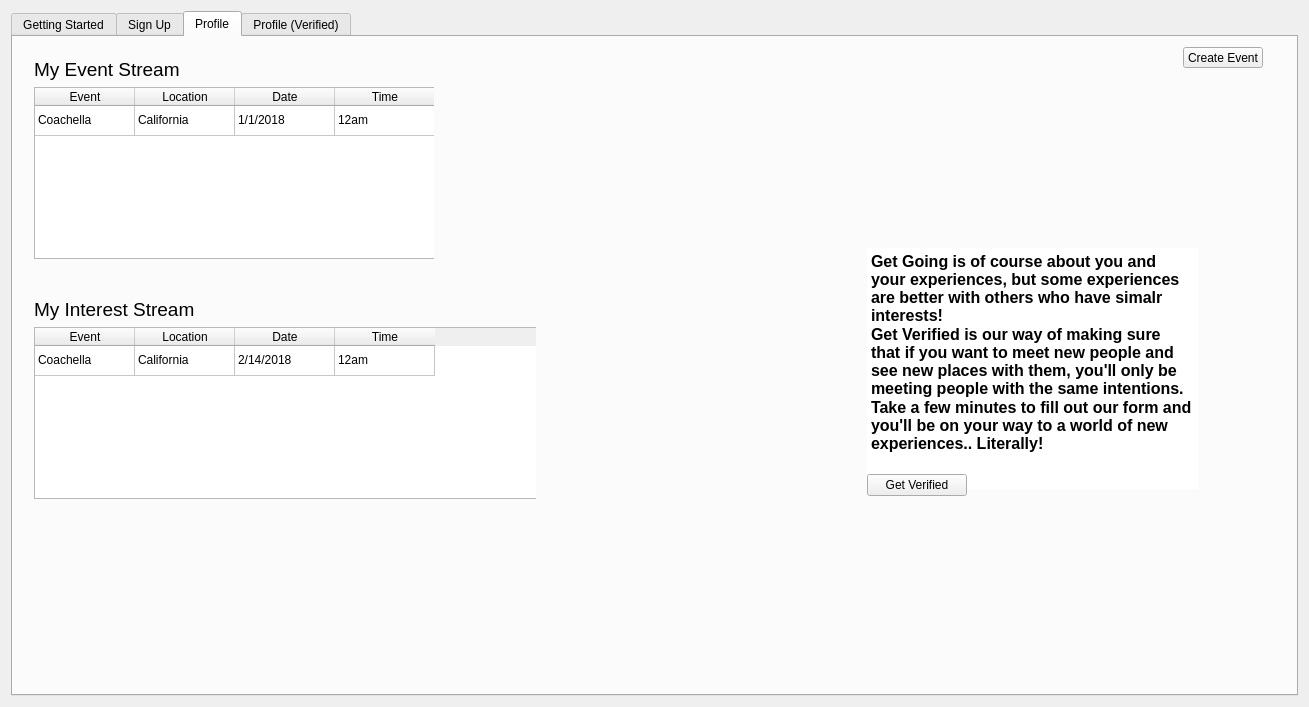
<?xml version="1.0" encoding="UTF-8"?>
<ui version="4.0">
 <class>interestData</class>
 <widget class="QDialog" name="interestData">
  <property name="geometry">
   <rect>
    <x>0</x>
    <y>0</y>
    <width>1309</width>
    <height>696</height>
   </rect>
  </property>
  <property name="windowTitle">
   <string>Get Going</string>
  </property>
  <layout class="QVBoxLayout" name="verticalLayout_15">
   <item>
    <widget class="QTabWidget" name="tabWidget">
     <property name="enabled">
      <bool>true</bool>
     </property>
     <property name="currentIndex">
      <number>2</number>
     </property>
     <widget class="QWidget" name="tab">
      <attribute name="title">
       <string>Getting Started</string>
      </attribute>
      <layout class="QHBoxLayout" name="horizontalLayout">
       <item>
        <layout class="QVBoxLayout" name="verticalLayout_2">
         <item>
          <widget class="QTextEdit" name="title">
           <property name="minimumSize">
            <size>
             <width>400</width>
             <height>0</height>
            </size>
           </property>
           <property name="maximumSize">
            <size>
             <width>600</width>
             <height>150</height>
            </size>
           </property>
           <property name="frameShape">
            <enum>QFrame::NoFrame</enum>
           </property>
           <property name="readOnly">
            <bool>true</bool>
           </property>
           <property name="html">
            <string>&lt;!DOCTYPE HTML PUBLIC &quot;-//W3C//DTD HTML 4.0//EN&quot; &quot;http://www.w3.org/TR/REC-html40/strict.dtd&quot;&gt;
&lt;html&gt;&lt;head&gt;&lt;meta name=&quot;qrichtext&quot; content=&quot;1&quot; /&gt;&lt;style type=&quot;text/css&quot;&gt;
p, li { white-space: pre-wrap; }
&lt;/style&gt;&lt;/head&gt;&lt;body style=&quot; font-family:'MS Shell Dlg 2'; font-size:8.25pt; font-weight:400; font-style:normal;&quot;&gt;
&lt;p style=&quot; margin-top:0px; margin-bottom:0px; margin-left:0px; margin-right:0px; -qt-block-indent:0; text-indent:0px;&quot;&gt;&lt;span style=&quot; font-size:48pt;&quot;&gt;Get Going&lt;/span&gt;&lt;/p&gt;&lt;/body&gt;&lt;/html&gt;</string>
           </property>
          </widget>
         </item>
         <item>
          <widget class="QTextEdit" name="aboutus">
           <property name="frameShape">
            <enum>QFrame::NoFrame</enum>
           </property>
           <property name="readOnly">
            <bool>true</bool>
           </property>
           <property name="html">
            <string>&lt;!DOCTYPE HTML PUBLIC &quot;-//W3C//DTD HTML 4.0//EN&quot; &quot;http://www.w3.org/TR/REC-html40/strict.dtd&quot;&gt;
&lt;html&gt;&lt;head&gt;&lt;meta name=&quot;qrichtext&quot; content=&quot;1&quot; /&gt;&lt;style type=&quot;text/css&quot;&gt;
p, li { white-space: pre-wrap; }
&lt;/style&gt;&lt;/head&gt;&lt;body style=&quot; font-family:'MS Shell Dlg 2'; font-size:8.25pt; font-weight:400; font-style:normal;&quot;&gt;
&lt;p style=&quot;-qt-paragraph-type:empty; margin-top:0px; margin-bottom:0px; margin-left:0px; margin-right:0px; -qt-block-indent:0; text-indent:0px;&quot;&gt;&lt;br /&gt;&lt;/p&gt;
&lt;p style=&quot;-qt-paragraph-type:empty; margin-top:0px; margin-bottom:0px; margin-left:0px; margin-right:0px; -qt-block-indent:0; text-indent:0px; font-size:16pt; text-decoration: underline;&quot;&gt;&lt;br /&gt;&lt;/p&gt;
&lt;p style=&quot;-qt-paragraph-type:empty; margin-top:0px; margin-bottom:0px; margin-left:0px; margin-right:0px; -qt-block-indent:0; text-indent:0px; font-size:16pt; text-decoration: underline;&quot;&gt;&lt;br /&gt;&lt;/p&gt;
&lt;p style=&quot; margin-top:0px; margin-bottom:0px; margin-left:0px; margin-right:0px; -qt-block-indent:0; text-indent:0px;&quot;&gt;&lt;span style=&quot; font-size:16pt; text-decoration: underline;&quot;&gt;Mission Statement:&lt;/span&gt;&lt;/p&gt;
&lt;p style=&quot; margin-top:0px; margin-bottom:0px; margin-left:0px; margin-right:0px; -qt-block-indent:0; text-indent:0px;&quot;&gt;&lt;span style=&quot; font-size:16pt;&quot;&gt;&amp;quot;My mission in life is not merely to survive, but to thrive; and to do so with some passion, some compassion, some humor, and some style.&amp;quot;&lt;/span&gt;&lt;/p&gt;
&lt;p style=&quot;-qt-paragraph-type:empty; margin-top:0px; margin-bottom:0px; margin-left:0px; margin-right:0px; -qt-block-indent:0; text-indent:0px; font-size:16pt;&quot;&gt;&lt;br /&gt;&lt;/p&gt;
&lt;p style=&quot; margin-top:0px; margin-bottom:0px; margin-left:0px; margin-right:0px; -qt-block-indent:0; text-indent:0px;&quot;&gt;&lt;span style=&quot; font-size:16pt; text-decoration: underline;&quot;&gt;About Us:&lt;/span&gt;&lt;/p&gt;
&lt;p style=&quot; margin-top:0px; margin-bottom:0px; margin-left:0px; margin-right:0px; -qt-block-indent:0; text-indent:0px;&quot;&gt;&lt;span style=&quot; font-size:16pt;&quot;&gt;Get Going is all about living your life. Life is nothing but the sum of the things you get to experience. The people you get to share these experiences with and the places you see are the fibers from which the quilt of life is sewn. Meet new people. See new places. Slowly create your quilt with quality fibers. Let us help!&lt;/span&gt;&lt;/p&gt;&lt;/body&gt;&lt;/html&gt;</string>
           </property>
          </widget>
         </item>
        </layout>
       </item>
       <item>
        <layout class="QVBoxLayout" name="verticalLayout_3">
         <item>
          <widget class="QLabel" name="logo">
           <property name="text">
            <string/>
           </property>
           <property name="pixmap">
            <pixmap resource="utilities.qrc">:/Utilities/party-istock-resize-600x338.jpg</pixmap>
           </property>
          </widget>
         </item>
         <item>
          <widget class="QTextEdit" name="feature">
           <property name="frameShape">
            <enum>QFrame::NoFrame</enum>
           </property>
           <property name="readOnly">
            <bool>true</bool>
           </property>
           <property name="html">
            <string>&lt;!DOCTYPE HTML PUBLIC &quot;-//W3C//DTD HTML 4.0//EN&quot; &quot;http://www.w3.org/TR/REC-html40/strict.dtd&quot;&gt;
&lt;html&gt;&lt;head&gt;&lt;meta name=&quot;qrichtext&quot; content=&quot;1&quot; /&gt;&lt;style type=&quot;text/css&quot;&gt;
p, li { white-space: pre-wrap; }
&lt;/style&gt;&lt;/head&gt;&lt;body style=&quot; font-family:'MS Shell Dlg 2'; font-size:8.25pt; font-weight:400; font-style:normal;&quot;&gt;
&lt;p style=&quot;-qt-paragraph-type:empty; margin-top:0px; margin-bottom:0px; margin-left:0px; margin-right:0px; -qt-block-indent:0; text-indent:0px;&quot;&gt;&lt;br /&gt;&lt;/p&gt;
&lt;p style=&quot;-qt-paragraph-type:empty; margin-top:0px; margin-bottom:0px; margin-left:0px; margin-right:0px; -qt-block-indent:0; text-indent:0px; font-size:16pt; text-decoration: underline;&quot;&gt;&lt;br /&gt;&lt;/p&gt;
&lt;p style=&quot;-qt-paragraph-type:empty; margin-top:0px; margin-bottom:0px; margin-left:0px; margin-right:0px; -qt-block-indent:0; text-indent:0px; font-size:16pt; text-decoration: underline;&quot;&gt;&lt;br /&gt;&lt;/p&gt;
&lt;p style=&quot; margin-top:0px; margin-bottom:0px; margin-left:0px; margin-right:0px; -qt-block-indent:0; text-indent:0px;&quot;&gt;&lt;span style=&quot; font-size:16pt; text-decoration: underline;&quot;&gt;Features:&lt;/span&gt;&lt;/p&gt;
&lt;p style=&quot; margin-top:0px; margin-bottom:0px; margin-left:0px; margin-right:0px; -qt-block-indent:0; text-indent:0px;&quot;&gt;&lt;span style=&quot; font-size:12pt;&quot;&gt;Build your profile&lt;/span&gt;&lt;/p&gt;
&lt;p style=&quot; margin-top:0px; margin-bottom:0px; margin-left:0px; margin-right:0px; -qt-block-indent:0; text-indent:0px;&quot;&gt;&lt;span style=&quot; font-size:12pt;&quot;&gt;Find customized interests and events&lt;/span&gt;&lt;/p&gt;
&lt;p style=&quot; margin-top:0px; margin-bottom:0px; margin-left:0px; margin-right:0px; -qt-block-indent:0; text-indent:0px;&quot;&gt;&lt;span style=&quot; font-size:12pt;&quot;&gt;Meet new like-minded people and share wonderful experiences&lt;/span&gt;&lt;/p&gt;
&lt;p style=&quot; margin-top:0px; margin-bottom:0px; margin-left:0px; margin-right:0px; -qt-block-indent:0; text-indent:0px;&quot;&gt;&lt;span style=&quot; font-size:12pt;&quot;&gt;As a host, post events and gatherings&lt;/span&gt;&lt;/p&gt;
&lt;p style=&quot; margin-top:0px; margin-bottom:0px; margin-left:0px; margin-right:0px; -qt-block-indent:0; text-indent:0px;&quot;&gt;&lt;span style=&quot; font-size:12pt;&quot;&gt;Keep up to date with events around your area&lt;/span&gt;&lt;/p&gt;
&lt;p style=&quot;-qt-paragraph-type:empty; margin-top:0px; margin-bottom:0px; margin-left:0px; margin-right:0px; -qt-block-indent:0; text-indent:0px; font-size:12pt;&quot;&gt;&lt;br /&gt;&lt;/p&gt;&lt;/body&gt;&lt;/html&gt;</string>
           </property>
          </widget>
         </item>
        </layout>
       </item>
       <item>
        <layout class="QVBoxLayout" name="verticalLayout_4">
         <item>
          <widget class="QPushButton" name="get_started">
           <property name="minimumSize">
            <size>
             <width>0</width>
             <height>100</height>
            </size>
           </property>
           <property name="maximumSize">
            <size>
             <width>250</width>
             <height>100</height>
            </size>
           </property>
           <property name="text">
            <string>Get Started, Get Going -----&gt;</string>
           </property>
          </widget>
         </item>
         <item>
          <widget class="QLabel" name="crowd">
           <property name="text">
            <string/>
           </property>
           <property name="pixmap">
            <pixmap resource="utilities.qrc">:/Utilities/crowd.PNG</pixmap>
           </property>
          </widget>
         </item>
        </layout>
       </item>
      </layout>
     </widget>
     <widget class="QWidget" name="signUp">
      <property name="enabled">
       <bool>true</bool>
      </property>
      <attribute name="title">
       <string>Sign Up</string>
      </attribute>
      <layout class="QHBoxLayout" name="horizontalLayout_2">
       <item>
        <widget class="QTabWidget" name="tabWidget_2">
         <property name="currentIndex">
          <number>1</number>
         </property>
         <widget class="QWidget" name="tab_2">
          <attribute name="title">
           <string>Login or Sign Up</string>
          </attribute>
          <layout class="QFormLayout" name="formLayout_3">
           <item row="0" column="0">
            <layout class="QFormLayout" name="formLayout_2">
             <item row="0" column="0">
              <layout class="QVBoxLayout" name="verticalLayout_5">
               <item>
                <widget class="QLabel" name="LEmail">
                 <property name="text">
                  <string>Email or Username</string>
                 </property>
                </widget>
               </item>
               <item>
                <widget class="QLineEdit" name="lineEdit">
                 <property name="minimumSize">
                  <size>
                   <width>175</width>
                   <height>0</height>
                  </size>
                 </property>
                 <property name="maximumSize">
                  <size>
                   <width>200</width>
                   <height>35</height>
                  </size>
                 </property>
                </widget>
               </item>
              </layout>
             </item>
             <item row="0" column="1">
              <layout class="QHBoxLayout" name="horizontalLayout_3">
               <item>
                <layout class="QVBoxLayout" name="verticalLayout_6">
                 <item>
                  <widget class="QLabel" name="LPass">
                   <property name="text">
                    <string>Password</string>
                   </property>
                  </widget>
                 </item>
                 <item>
                  <widget class="QLineEdit" name="lineEdit_2">
                   <property name="minimumSize">
                    <size>
                     <width>100</width>
                     <height>0</height>
                    </size>
                   </property>
                   <property name="maximumSize">
                    <size>
                     <width>100</width>
                     <height>35</height>
                    </size>
                   </property>
                   <property name="echoMode">
                    <enum>QLineEdit::Password</enum>
                   </property>
                  </widget>
                 </item>
                </layout>
               </item>
               <item>
                <widget class="QPushButton" name="Login">
                 <property name="minimumSize">
                  <size>
                   <width>75</width>
                   <height>0</height>
                  </size>
                 </property>
                 <property name="maximumSize">
                  <size>
                   <width>75</width>
                   <height>16777215</height>
                  </size>
                 </property>
                 <property name="text">
                  <string>Login</string>
                 </property>
                </widget>
               </item>
              </layout>
             </item>
             <item row="1" column="1">
              <widget class="QToolButton" name="togglePassword">
               <property name="text">
                <string>Toggle Password</string>
               </property>
              </widget>
             </item>
            </layout>
           </item>
           <item row="1" column="0">
            <widget class="QLabel" name="label_3">
             <property name="font">
              <font>
               <pointsize>15</pointsize>
              </font>
             </property>
             <property name="text">
              <string>Sign Up, It's Free!</string>
             </property>
             <property name="scaledContents">
              <bool>false</bool>
             </property>
            </widget>
           </item>
           <item row="2" column="0">
            <layout class="QFormLayout" name="formLayout">
             <item row="0" column="0">
              <layout class="QVBoxLayout" name="verticalLayout_7">
               <item>
                <widget class="QLabel" name="SUFName">
                 <property name="text">
                  <string>First Name</string>
                 </property>
                </widget>
               </item>
               <item>
                <widget class="QLineEdit" name="lineEdit_FN">
                 <property name="maximumSize">
                  <size>
                   <width>150</width>
                   <height>16777215</height>
                  </size>
                 </property>
                </widget>
               </item>
              </layout>
             </item>
             <item row="0" column="1">
              <layout class="QVBoxLayout" name="verticalLayout_8">
               <item>
                <widget class="QLabel" name="SULName">
                 <property name="text">
                  <string>Last Name</string>
                 </property>
                </widget>
               </item>
               <item>
                <widget class="QLineEdit" name="lineEdit_LN">
                 <property name="maximumSize">
                  <size>
                   <width>150</width>
                   <height>16777215</height>
                  </size>
                 </property>
                </widget>
               </item>
              </layout>
             </item>
             <item row="1" column="0">
              <layout class="QVBoxLayout" name="verticalLayout_9">
               <item>
                <widget class="QLabel" name="SUEmail">
                 <property name="text">
                  <string>Email</string>
                 </property>
                </widget>
               </item>
               <item>
                <widget class="QLineEdit" name="lineEdit_5">
                 <property name="maximumSize">
                  <size>
                   <width>150</width>
                   <height>16777215</height>
                  </size>
                 </property>
                </widget>
               </item>
              </layout>
             </item>
             <item row="1" column="1">
              <layout class="QVBoxLayout" name="verticalLayout_10">
               <item>
                <widget class="QLabel" name="SUPass">
                 <property name="text">
                  <string>New Password</string>
                 </property>
                </widget>
               </item>
               <item>
                <widget class="QLineEdit" name="newPass">
                 <property name="maximumSize">
                  <size>
                   <width>150</width>
                   <height>16777215</height>
                  </size>
                 </property>
                 <property name="echoMode">
                  <enum>QLineEdit::Password</enum>
                 </property>
                </widget>
               </item>
              </layout>
             </item>
             <item row="2" column="0" colspan="2">
              <layout class="QHBoxLayout" name="horizontalLayout_6">
               <item>
                <layout class="QVBoxLayout" name="verticalLayout_12">
                 <property name="spacing">
                  <number>0</number>
                 </property>
                 <item>
                  <widget class="QLabel" name="label">
                   <property name="text">
                    <string>Confirm Password</string>
                   </property>
                  </widget>
                 </item>
                 <item>
                  <widget class="QLineEdit" name="confirmPass">
                   <property name="maximumSize">
                    <size>
                     <width>150</width>
                     <height>16777215</height>
                    </size>
                   </property>
                   <property name="echoMode">
                    <enum>QLineEdit::Password</enum>
                   </property>
                  </widget>
                 </item>
                </layout>
               </item>
               <item>
                <widget class="QToolButton" name="togglePassword2">
                 <property name="text">
                  <string>Toggle Password</string>
                 </property>
                </widget>
               </item>
              </layout>
             </item>
             <item row="3" column="0">
              <layout class="QVBoxLayout" name="verticalLayout_11">
               <item>
                <widget class="QLabel" name="BDay">
                 <property name="text">
                  <string>Birthday</string>
                 </property>
                </widget>
               </item>
               <item>
                <widget class="QDateEdit" name="dateEdit"/>
               </item>
              </layout>
             </item>
            </layout>
           </item>
           <item row="3" column="0">
            <layout class="QHBoxLayout" name="horizontalLayout_4">
             <property name="spacing">
              <number>0</number>
             </property>
             <property name="rightMargin">
              <number>600</number>
             </property>
             <item>
              <widget class="QRadioButton" name="malebutt">
               <property name="text">
                <string>Male</string>
               </property>
              </widget>
             </item>
             <item>
              <widget class="QRadioButton" name="febutt">
               <property name="text">
                <string>Female</string>
               </property>
              </widget>
             </item>
            </layout>
           </item>
           <item row="4" column="0">
            <widget class="QPushButton" name="SignUp">
             <property name="minimumSize">
              <size>
               <width>150</width>
               <height>25</height>
              </size>
             </property>
             <property name="maximumSize">
              <size>
               <width>150</width>
               <height>25</height>
              </size>
             </property>
             <property name="text">
              <string>Create Account</string>
             </property>
            </widget>
           </item>
          </layout>
         </widget>
         <widget class="QWidget" name="tab_3">
          <attribute name="title">
           <string>What Interests You?</string>
          </attribute>
          <layout class="QHBoxLayout" name="horizontalLayout_7">
           <item>
            <layout class="QVBoxLayout" name="verticalLayout_13">
             <item>
              <widget class="QLabel" name="Nam_Display">
               <property name="minimumSize">
                <size>
                 <width>500</width>
                 <height>75</height>
                </size>
               </property>
               <property name="maximumSize">
                <size>
                 <width>500</width>
                 <height>75</height>
                </size>
               </property>
               <property name="font">
                <font>
                 <pointsize>34</pointsize>
                </font>
               </property>
               <property name="focusPolicy">
                <enum>Qt::NoFocus</enum>
               </property>
               <property name="text">
                <string>TextLabel</string>
               </property>
              </widget>
             </item>
             <item>
              <widget class="QPlainTextEdit" name="plainTextEdit">
               <property name="minimumSize">
                <size>
                 <width>500</width>
                 <height>500</height>
                </size>
               </property>
               <property name="maximumSize">
                <size>
                 <width>16777215</width>
                 <height>500</height>
                </size>
               </property>
               <property name="font">
                <font>
                 <pointsize>19</pointsize>
                 <weight>50</weight>
                 <bold>false</bold>
                </font>
               </property>
               <property name="frameShape">
                <enum>QFrame::NoFrame</enum>
               </property>
               <property name="frameShadow">
                <enum>QFrame::Raised</enum>
               </property>
               <property name="readOnly">
                <bool>true</bool>
               </property>
               <property name="plainText">
                <string>Let's figure out what you're into. Get Going will match your interests to our database of places and events. From there you'll be notified whenever your favorite band is in town, whenever that secret gem resturaunt is serving that great seasonal special, and countless other events we find! There is no end to the sights and sounds in this world, but that doesn't mean we shouldn't try to experience them all!

Get Verified and share an experience with someone whose interests are cohesive with yours!</string>
               </property>
              </widget>
             </item>
            </layout>
           </item>
           <item>
            <layout class="QVBoxLayout" name="verticalLayout_14">
             <item>
              <widget class="QTreeWidget" name="treeWidget">
               <property name="lineWidth">
                <number>1</number>
               </property>
               <property name="autoExpandDelay">
                <number>-1</number>
               </property>
               <property name="itemsExpandable">
                <bool>true</bool>
               </property>
               <property name="wordWrap">
                <bool>false</bool>
               </property>
               <attribute name="headerDefaultSectionSize">
                <number>150</number>
               </attribute>
               <column>
                <property name="text">
                 <string>Music</string>
                </property>
                <property name="font">
                 <font>
                  <pointsize>15</pointsize>
                 </font>
                </property>
               </column>
               <column>
                <property name="text">
                 <string>Sports</string>
                </property>
                <property name="font">
                 <font>
                  <pointsize>15</pointsize>
                 </font>
                </property>
               </column>
               <column>
                <property name="text">
                 <string>Food</string>
                </property>
                <property name="font">
                 <font>
                  <pointsize>15</pointsize>
                 </font>
                </property>
               </column>
               <column>
                <property name="text">
                 <string>Leisure</string>
                </property>
                <property name="font">
                 <font>
                  <pointsize>15</pointsize>
                 </font>
                </property>
               </column>
               <item>
                <property name="text">
                 <string>Hip-Hop</string>
                </property>
                <property name="checkState">
                 <enum>Unchecked</enum>
                </property>
                <property name="text">
                 <string>Football</string>
                </property>
                <property name="checkState">
                 <enum>Unchecked</enum>
                </property>
                <property name="text">
                 <string>Italian</string>
                </property>
                <property name="checkState">
                 <enum>Unchecked</enum>
                </property>
                <property name="text">
                 <string>Beaches</string>
                </property>
                <property name="checkState">
                 <enum>Unchecked</enum>
                </property>
               </item>
               <item>
                <property name="text">
                 <string>Rock</string>
                </property>
                <property name="checkState">
                 <enum>Unchecked</enum>
                </property>
                <property name="text">
                 <string>Basketball</string>
                </property>
                <property name="checkState">
                 <enum>Unchecked</enum>
                </property>
                <property name="text">
                 <string>Japaniese</string>
                </property>
                <property name="checkState">
                 <enum>Unchecked</enum>
                </property>
                <property name="text">
                 <string>Bar Scene</string>
                </property>
                <property name="checkState">
                 <enum>Unchecked</enum>
                </property>
               </item>
               <item>
                <property name="text">
                 <string>Country</string>
                </property>
                <property name="checkState">
                 <enum>Unchecked</enum>
                </property>
                <property name="text">
                 <string>Baseball</string>
                </property>
                <property name="checkState">
                 <enum>Unchecked</enum>
                </property>
                <property name="text">
                 <string>Thai</string>
                </property>
                <property name="checkState">
                 <enum>Unchecked</enum>
                </property>
                <property name="text">
                 <string>Reading</string>
                </property>
                <property name="checkState">
                 <enum>Unchecked</enum>
                </property>
               </item>
               <item>
                <property name="text">
                 <string>Classic Rock</string>
                </property>
                <property name="checkState">
                 <enum>Unchecked</enum>
                </property>
               </item>
              </widget>
             </item>
             <item>
              <layout class="QHBoxLayout" name="horizontalLayout_5">
               <property name="spacing">
                <number>0</number>
               </property>
               <property name="leftMargin">
                <number>400</number>
               </property>
               <item>
                <widget class="QPushButton" name="accept">
                 <property name="minimumSize">
                  <size>
                   <width>75</width>
                   <height>20</height>
                  </size>
                 </property>
                 <property name="maximumSize">
                  <size>
                   <width>75</width>
                   <height>20</height>
                  </size>
                 </property>
                 <property name="text">
                  <string>Accept</string>
                 </property>
                </widget>
               </item>
               <item>
                <widget class="QPushButton" name="cancel">
                 <property name="minimumSize">
                  <size>
                   <width>75</width>
                   <height>20</height>
                  </size>
                 </property>
                 <property name="maximumSize">
                  <size>
                   <width>75</width>
                   <height>20</height>
                  </size>
                 </property>
                 <property name="text">
                  <string>Cancel</string>
                 </property>
                </widget>
               </item>
              </layout>
             </item>
            </layout>
           </item>
          </layout>
         </widget>
        </widget>
       </item>
      </layout>
     </widget>
     <widget class="QWidget" name="tab_4">
      <attribute name="title">
       <string>Profile</string>
      </attribute>
      <widget class="QPushButton" name="createEvent">
       <property name="geometry">
        <rect>
         <x>1170</x>
         <y>10</y>
         <width>80</width>
         <height>21</height>
        </rect>
       </property>
       <property name="text">
        <string>Create Event</string>
       </property>
      </widget>
      <widget class="QWidget" name="layoutWidget">
       <property name="geometry">
        <rect>
         <x>10</x>
         <y>250</y>
         <width>513</width>
         <height>223</height>
        </rect>
       </property>
       <layout class="QVBoxLayout" name="verticalLayout">
        <item>
         <widget class="QLabel" name="label_2">
          <property name="minimumSize">
           <size>
            <width>171</width>
            <height>0</height>
           </size>
          </property>
          <property name="maximumSize">
           <size>
            <width>171</width>
            <height>16777215</height>
           </size>
          </property>
          <property name="font">
           <font>
            <pointsize>14</pointsize>
           </font>
          </property>
          <property name="text">
           <string>My Interest Stream</string>
          </property>
         </widget>
        </item>
        <item>
         <widget class="QTableWidget" name="interestStream">
          <property name="minimumSize">
           <size>
            <width>511</width>
            <height>0</height>
           </size>
          </property>
          <property name="maximumSize">
           <size>
            <width>511</width>
            <height>16777215</height>
           </size>
          </property>
          <property name="editTriggers">
           <set>QAbstractItemView::NoEditTriggers</set>
          </property>
          <property name="showGrid">
           <bool>true</bool>
          </property>
          <attribute name="verticalHeaderVisible">
           <bool>false</bool>
          </attribute>
          <row>
           <property name="text">
            <string>1</string>
           </property>
          </row>
          <column>
           <property name="text">
            <string>Event</string>
           </property>
          </column>
          <column>
           <property name="text">
            <string>Location</string>
           </property>
          </column>
          <column>
           <property name="text">
            <string>Date</string>
           </property>
          </column>
          <column>
           <property name="text">
            <string>Time</string>
           </property>
          </column>
          <item row="0" column="0">
           <property name="text">
            <string>Coachella</string>
           </property>
          </item>
          <item row="0" column="1">
           <property name="text">
            <string>California</string>
           </property>
          </item>
          <item row="0" column="2">
           <property name="text">
            <string>2/14/2018</string>
           </property>
          </item>
          <item row="0" column="3">
           <property name="text">
            <string>12am</string>
           </property>
          </item>
         </widget>
        </item>
       </layout>
      </widget>
      <widget class="QWidget" name="layoutWidget">
       <property name="geometry">
        <rect>
         <x>10</x>
         <y>10</y>
         <width>411</width>
         <height>223</height>
        </rect>
       </property>
       <layout class="QVBoxLayout" name="verticalLayout_29">
        <item>
         <widget class="QLabel" name="label_7">
          <property name="minimumSize">
           <size>
            <width>171</width>
            <height>0</height>
           </size>
          </property>
          <property name="maximumSize">
           <size>
            <width>171</width>
            <height>16777215</height>
           </size>
          </property>
          <property name="font">
           <font>
            <pointsize>14</pointsize>
           </font>
          </property>
          <property name="text">
           <string>My Event Stream</string>
          </property>
         </widget>
        </item>
        <item>
         <widget class="QTableWidget" name="interestStream_2">
          <property name="minimumSize">
           <size>
            <width>409</width>
            <height>0</height>
           </size>
          </property>
          <property name="maximumSize">
           <size>
            <width>409</width>
            <height>16777215</height>
           </size>
          </property>
          <property name="editTriggers">
           <set>QAbstractItemView::NoEditTriggers</set>
          </property>
          <property name="showGrid">
           <bool>true</bool>
          </property>
          <attribute name="verticalHeaderVisible">
           <bool>false</bool>
          </attribute>
          <row>
           <property name="text">
            <string>1</string>
           </property>
          </row>
          <column>
           <property name="text">
            <string>Event</string>
           </property>
          </column>
          <column>
           <property name="text">
            <string>Location</string>
           </property>
          </column>
          <column>
           <property name="text">
            <string>Date</string>
           </property>
          </column>
          <column>
           <property name="text">
            <string>Time</string>
           </property>
          </column>
          <item row="0" column="0">
           <property name="text">
            <string>Coachella</string>
           </property>
          </item>
          <item row="0" column="1">
           <property name="text">
            <string>California</string>
           </property>
          </item>
          <item row="0" column="2">
           <property name="text">
            <string>1/1/2018</string>
           </property>
          </item>
          <item row="0" column="3">
           <property name="text">
            <string>12am</string>
           </property>
          </item>
         </widget>
        </item>
       </layout>
      </widget>
      <widget class="QWidget" name="layoutWidget">
       <property name="geometry">
        <rect>
         <x>810</x>
         <y>200</y>
         <width>419</width>
         <height>270</height>
        </rect>
       </property>
       <layout class="QGridLayout" name="gridLayout">
        <item row="0" column="1">
         <widget class="QTextEdit" name="textEdit">
          <property name="minimumSize">
           <size>
            <width>331</width>
            <height>241</height>
           </size>
          </property>
          <property name="maximumSize">
           <size>
            <width>331</width>
            <height>241</height>
           </size>
          </property>
          <property name="frameShape">
           <enum>QFrame::NoFrame</enum>
          </property>
          <property name="html">
           <string>&lt;!DOCTYPE HTML PUBLIC &quot;-//W3C//DTD HTML 4.0//EN&quot; &quot;http://www.w3.org/TR/REC-html40/strict.dtd&quot;&gt;
&lt;html&gt;&lt;head&gt;&lt;meta name=&quot;qrichtext&quot; content=&quot;1&quot; /&gt;&lt;style type=&quot;text/css&quot;&gt;
p, li { white-space: pre-wrap; }
&lt;/style&gt;&lt;/head&gt;&lt;body style=&quot; font-family:'MS Shell Dlg 2'; font-size:8.25pt; font-weight:400; font-style:normal;&quot;&gt;
&lt;p style=&quot; margin-top:0px; margin-bottom:0px; margin-left:0px; margin-right:0px; -qt-block-indent:0; text-indent:0px;&quot;&gt;&lt;span style=&quot; font-size:12pt; font-weight:600;&quot;&gt;Get Going is of course about you and your experiences, but some experiences are better with others who have simalr interests! &lt;/span&gt;&lt;/p&gt;
&lt;p style=&quot; margin-top:0px; margin-bottom:0px; margin-left:0px; margin-right:0px; -qt-block-indent:0; text-indent:0px;&quot;&gt;&lt;span style=&quot; font-size:12pt; font-weight:600;&quot;&gt;Get Verified is our way of making sure that if you want to meet new people and see new places with them, you'll only be meeting people with the same intentions. &lt;/span&gt;&lt;/p&gt;
&lt;p style=&quot; margin-top:0px; margin-bottom:0px; margin-left:0px; margin-right:0px; -qt-block-indent:0; text-indent:0px;&quot;&gt;&lt;span style=&quot; font-size:12pt; font-weight:600;&quot;&gt;Take a few minutes to fill out our form and you'll be on your way to a world of new experiences.. Literally!&lt;/span&gt;  &lt;/p&gt;&lt;/body&gt;&lt;/html&gt;</string>
          </property>
         </widget>
        </item>
        <item row="1" column="1">
         <widget class="QPushButton" name="GetVerifiedB">
          <property name="minimumSize">
           <size>
            <width>100</width>
            <height>0</height>
           </size>
          </property>
          <property name="maximumSize">
           <size>
            <width>100</width>
            <height>16777215</height>
           </size>
          </property>
          <property name="text">
           <string>Get Verified</string>
          </property>
         </widget>
        </item>
       </layout>
      </widget>
     </widget>
     <widget class="QWidget" name="tab_5">
      <attribute name="title">
       <string>Profile (Verified)</string>
      </attribute>
     </widget>
    </widget>
   </item>
  </layout>
 </widget>
 <layoutdefault spacing="6" margin="11"/>
 <resources>
  <include location="utilities.qrc"/>
 </resources>
 <connections/>
</ui>
